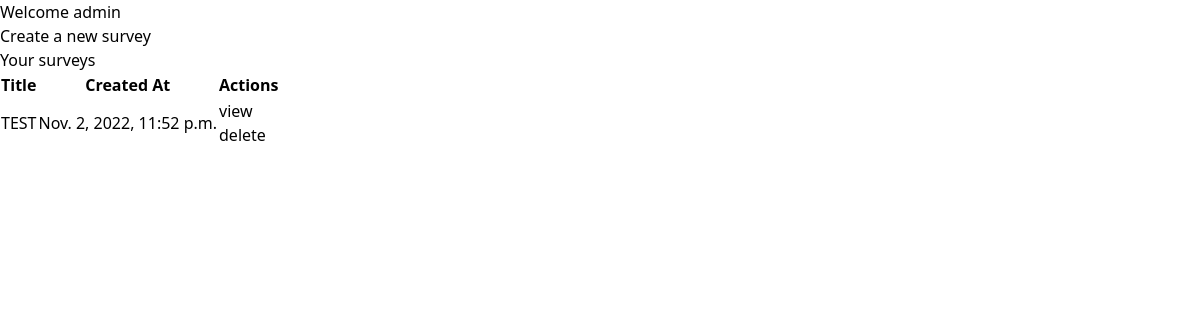
/surveys/ (signed in), run on the app's committed database.
### surveys/models.py (models this page shows)
class Survey(models.Model):
    uuid = models.UUIDField(primary_key=True, default=uuid.uuid4, editable=False)
    title = models.CharField(max_length=64)
    is_active = models.BooleanField(default=False)
    creator = models.ForeignKey(User, on_delete=models.CASCADE)
    created_at = models.DateTimeField(default=timezone.now)

### surveys/views/survey_views.py (the view)
# urls.py: path("surveys/", survey_views.survey_list, name="survey-list"),
@login_required
def survey_list(request):
    surveys = Survey.objects.filter(creator=request.user).order_by("-created_at").all()
    return render(request, "survey/list.html", {"surveys": surveys})

### surveys/templates/survey/list.html (shortened to what this page needs)
{% extends 'base/base.html' %}
{% load static %}
{% load crispy_forms_tags %}
{% block content %}
<div class="ui center aligned basic very padded segment">
    <h1 class="ui header">Welcome {{ request.user.username }}</h1>
    <a href="{% url 'survey-create' %}">
        <div class="ui primary button">Create a new survey</div>
    </a>
</div>
<div class="ui center aligned basic very padded segment">
    {% if surveys %}
    <h2 class="ui header">Your surveys</h2>
    <table class="ui celled table">
        <thead>
            <tr>
                <th>Title</th>
                <th>Created At</th>
                <th>Actions</th>
            </tr>
        </thead>
        <tbody>
            {% for survey in surveys %}
            <tr>
                <td>{{ survey.title }}</td>
                <td>{{ survey.created_at }}</td>
                <td>
                    {% if survey.is_active %}
                    <a href="{% url 'survey-detail' survey.pk %}">
                        <div class="ui button">view</div>
                    </a>
                    {% else %}
                    <a href="{% url 'survey-edit' survey.pk %}">
                        <div class="ui button">edit</div>
                    </a>
                    {% endif %}
                    <form method="post" action="{% url 'survey-delete' survey.pk %}" style="display: inline-block;">
                        <button class=" ui button">delete</button>
                    </form>
                </td>
            </tr>
            {% endfor %}
        </tbody>
    </table>
    {% else %}
    <h2 class="ui header">Your surveys
        <div class="sub header">You don't have any surveys yet, try creating one first.</div>
    </h2>
    {% endif %}
</div>
{% endblock %}

### data on the page
Survey: title "TEST", created_at "Nov. 2, 2022, 11:52 p.m.", is_active "view"

### other printed values
{{ request.user.username }} "admin"
